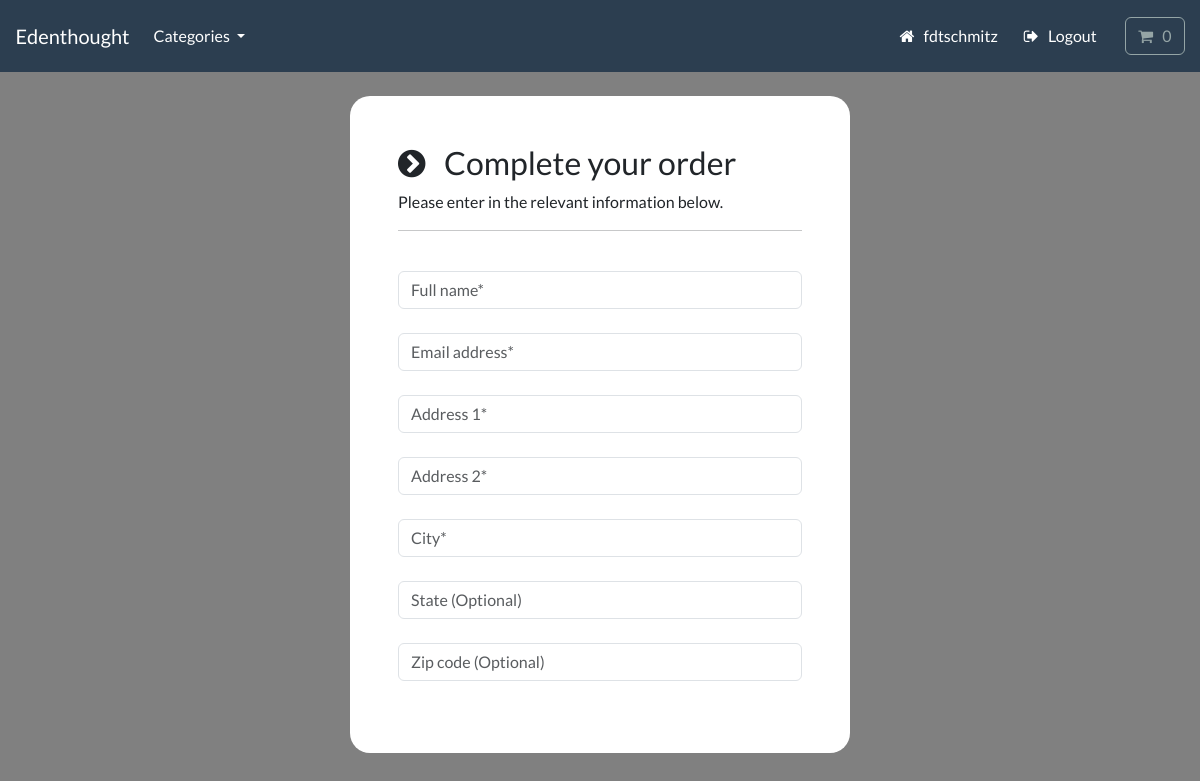
/payment/checkout (signed in), run on an earlier commit of the app's database.
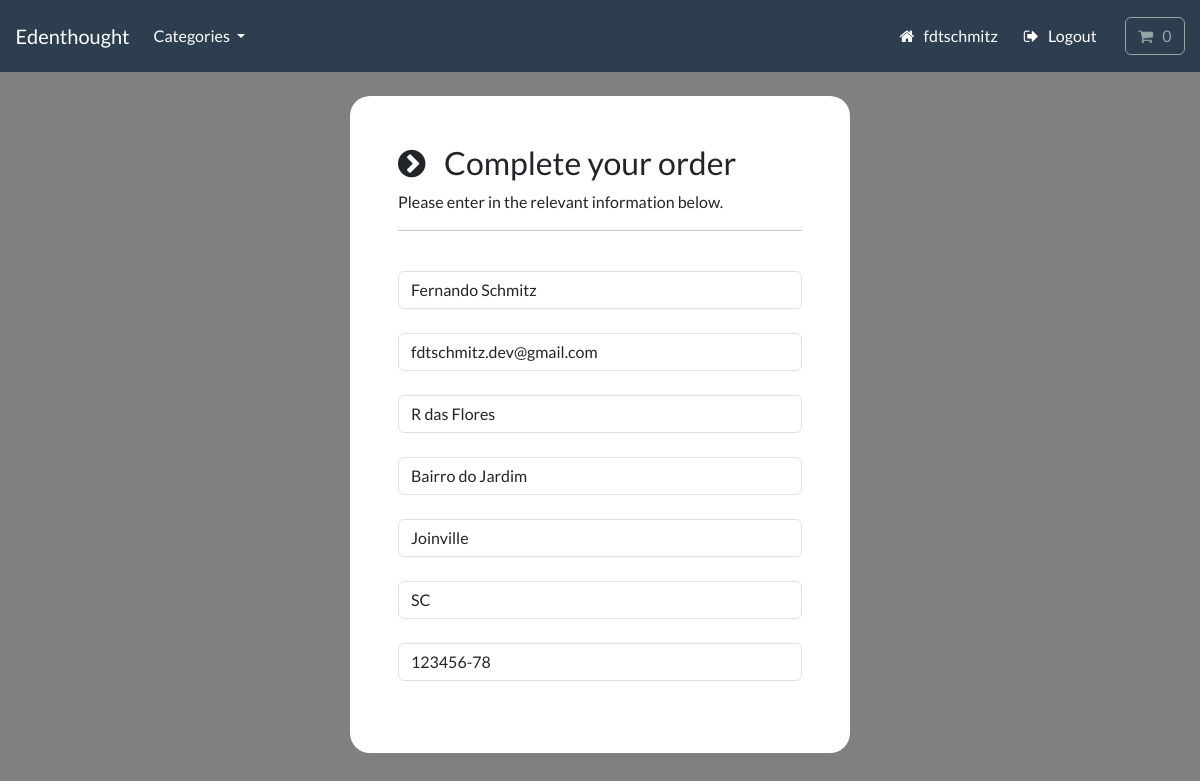
And on a later commit of the database.
### payment/models.py (models this page shows, shortened)
class ShippingAddress(models.Model):
    full_name = models.CharField(max_length=300)
    email = models.EmailField(max_length=255)
    address1 = models.CharField(max_length=255)
    address2 = models.CharField(max_length=255)
    city = models.CharField(max_length=255)
    state = models.CharField(max_length=255, null=True, blank=True)
    zipcode = models.CharField(max_length=255, null=True, blank=True)
    date_added = models.DateTimeField(auto_now_add=True)
    user = models.ForeignKey(User, on_delete=models.CASCADE, null=True, blank=True)
    class Meta:
        verbose_name_plural = 'Shipping Addresses'

### payment/views.py (the view)
# urls.py: path('checkout', views.checkout, name='checkout'),  # Checkout page
def checkout(request):
    context = { 'paypal_client_id': config('PAYPAL_CLIENT_ID'),
            }
    if request.user.is_authenticated:
        try:
            shipping_address = ShippingAddress.objects.get(user=request.user.id)
            context = { 'shipping': shipping_address,
                        'paypal_client_id': config('PAYPAL_CLIENT_ID'),
                       }
            return render(request, 'payment/checkout.html', context)
        except:
            context = { 'paypal_client_id': config('PAYPAL_CLIENT_ID'),
                }
            return render(request, 'payment/checkout.html', context)
    return render(request, 'payment/checkout.html', context) # Checkout page

### cart/cart.py (called while the page is built)
    def __len__(self):
        return sum(item['qty'] for item in self.cart.values())

    def get_total(self):
        return sum(Decimal(item['price']) * item['qty'] for item in self.cart.values())

### cart/context_processors.py (called while the page is built)
def cart(request):
    return {'cart': Cart(request)}

### store/models.py (called while the page is built)
    def get_absolute_url(self):
        return reverse("list-category", args=[self.slug])

### store/views.py (called while the page is built)
def categories(request):
    all_categories = Category.objects.all()
    return {'all_categories': all_categories}

### payment/templates/payment/checkout.html (shortened to what this page needs)
{% include "store/base.html" %}
{% load static %}
{% block content %}
    <body>
        <br>
        <div class="container bg-white shadow-md p-5" style="width:500px; border-radius:20px;">
            <form id="form" onsubmit="event.preventDefault();">
                <div>
                    <h3> <i class="fa fa-chevron-circle-right" aria-hidden="true"></i> &nbsp; Complete your order </h3>
                    <p> Please enter in the relevant information below. </p>
                    <hr>
                    <br>
                    <div class="form-field">
                        <input class="form-control validate" id="name" type="text" placeholder="Full name*" autocomplete="off" value="{{shipping.full_name}}" required>
                    </div>
                    <br>
                    <div class="form-field">
                        <input class="form-control validate" id="email" type="email" placeholder="Email address*" autocomplete="off" value="{{shipping.email}}" required>
                    </div>
                    <br>
                    <div class="form-field">
                        <input class="form-control validate" id="address1" type="text" placeholder="Address 1*" autocomplete="off" value="{{shipping.address1}}" required>
                    </div>
                    <br>
                    <div class="form-field">
                        <input class="form-control validate" id="address2" type="text" placeholder="Address 2*" autocomplete="off" value="{{shipping.address2}}" required>
                    </div>
                    <br>
                    <div class="form-field">
                        <input class="form-control validate" id="city" type="text" placeholder="City*" autocomplete="off" value="{{shipping.city}}" required>
                    </div>
                    <br>
                    <div class="form-field">
                        <input class="form-control" id="state" type="text" placeholder="State (Optional)" autocomplete="off" value="{{shipping.state}}">
                    </div>
                    <br>
                    <div class="form-field">
                        <input class="form-control" id="zipcode" type="text" placeholder="Zip code (Optional)" autocomplete="off" value="{{shipping.zipcode}}">
                    </div>
                </div>
                <br>
            </form>
        </div>
        <br>
    </body>
{% endblock %}

What changed in the data, as far as the page shows it:
added ShippingAddress: full_name "Fernando Schmitz", email "fdtschmitz.dev@gmail.com", address1 "R das Flores", address2 "Bairro do Jardim", city "Joinville", state "SC", zipcode "123456-78"
